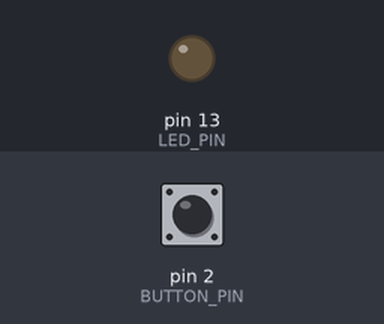
Recording of a sketch running on a simulated Arduino Uno, built with avr-gcc and run on an emulated ATmega328P. Parts: output pins drawn as LEDs (lit = HIGH). The inputs (shaded band) are chosen by the test bench; at power-on: pin 2 (BUTTON_PIN) HIGH. What the sketch prints to the serial monitor is not drawn.

Above: at 1.2 s.
1.3 s: pin 2 (BUTTON_PIN) pulled LOW for 0.15 s
At 1.38 s:
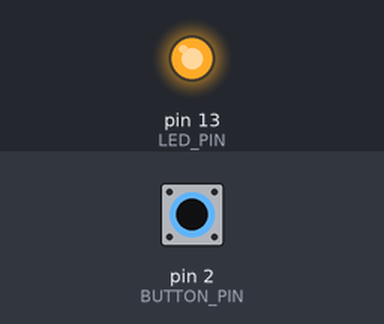
2.9 s: pin 2 (BUTTON_PIN) pulled LOW for 3.2 s
At 7.3 s:
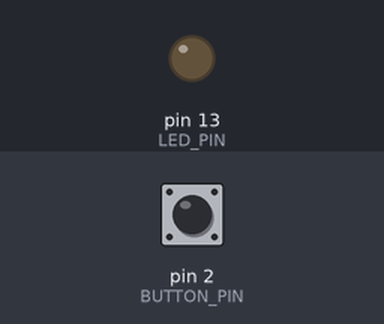
7.6 s: pin 2 (BUTTON_PIN) driven LOW
At 8.3 s:
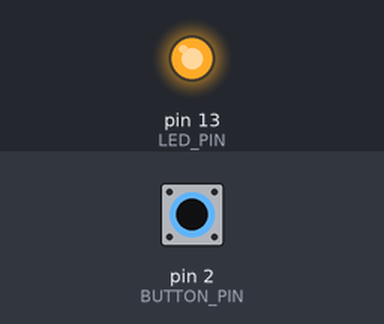
10.6 s: pin 2 (BUTTON_PIN) driven HIGH
At 11.1 s:
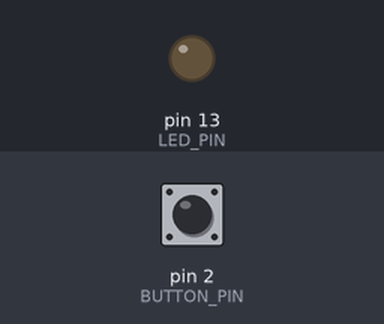
Timing chart, 0 to 13.1 s (numbered marks = the images above; inputs shaded):
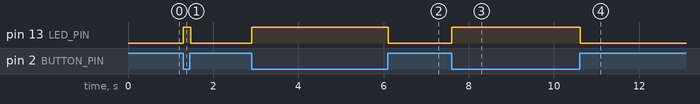

Measured:
- after the input at 1.3 s, pin 13 (LED_PIN): LOW → HIGH at once, → LOW 0.18 s later
- after the input at 2.9 s, pin 13 (LED_PIN): LOW → HIGH at once, → LOW 3.2 s later
- after the input at 7.6 s, pin 13 (LED_PIN): LOW → HIGH at once
- after the input at 10.6 s, pin 13 (LED_PIN): HIGH → LOW at once

The sketch:

____LED.ino
```cpp
/*
 * 实验名称：按键控制 LED
 * 实验目的：学习数字输入，用按键控制 LED 亮灭
 *
 * 硬件连接：
 *   按键一端 → Arduino D2
 *   按键另一端 → GND
 *   LED 正极 → 220Ω 电阻 → Arduino D13
 *   LED 负极 → GND
 *
 * 知识点：
 *   - INPUT_PULLUP 内部上拉电阻
 *   - digitalRead() 数字输入
 *   - 按键消抖
 */

const int BUTTON_PIN = 2;   // 按键引脚
const int LED_PIN = 13;     // LED 引脚

void setup() {
  // 使用内部上拉电阻，按下时读到 LOW
  pinMode(BUTTON_PIN, INPUT_PULLUP);
  pinMode(LED_PIN, OUTPUT);

  Serial.begin(9600);
  Serial.println("按键控制 LED 实验开始！");
  Serial.println("按下按键点亮 LED，松开熄灭");
}

void loop() {
  // 读取按键状态（使用上拉电阻，按下为 LOW）
  int buttonState = digitalRead(BUTTON_PIN);

  if (buttonState == LOW) {
    // 按键按下
    digitalWrite(LED_PIN, HIGH);
    Serial.println("按键按下 → LED 亮");
  } else {
    // 按键松开
    digitalWrite(LED_PIN, LOW);
  }
}
```
